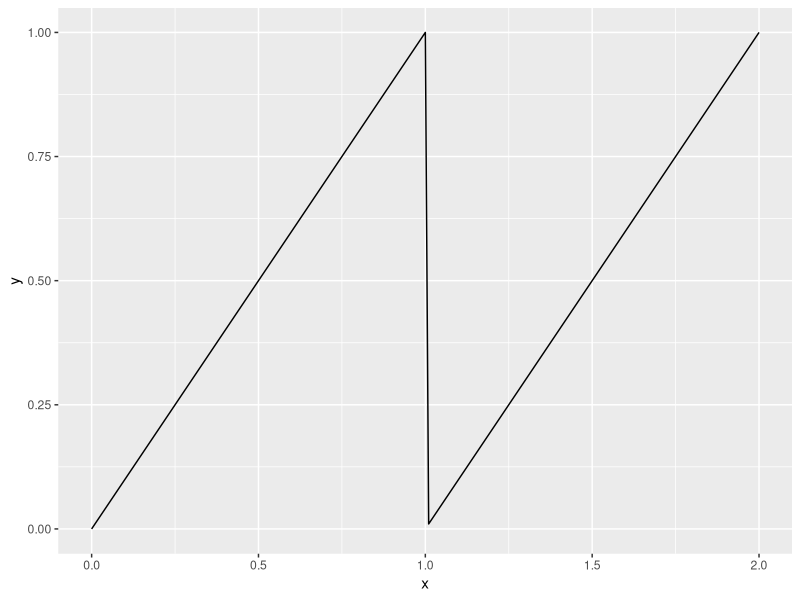
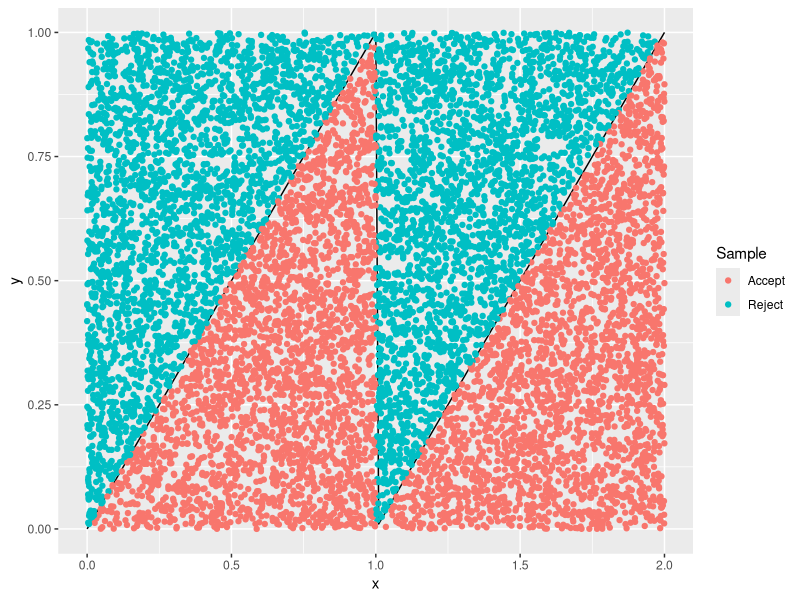
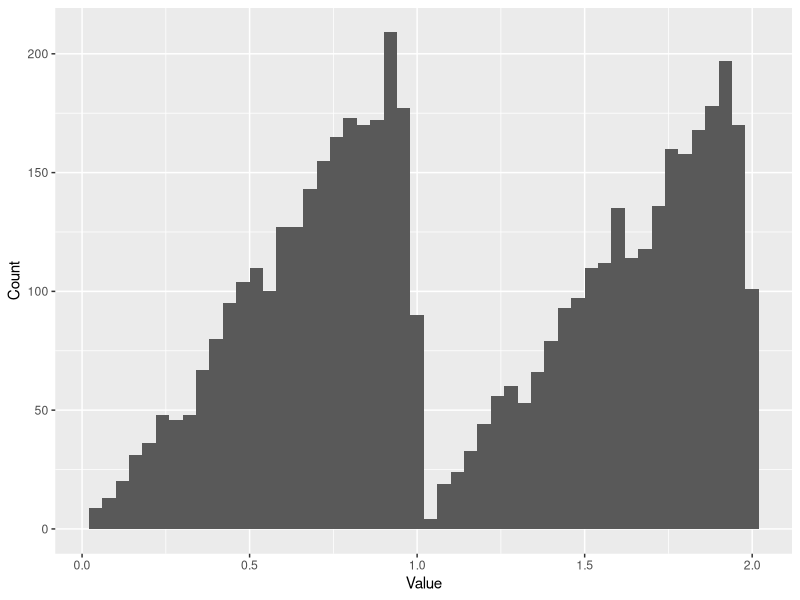

Here is the R script that generated these plots, in order:
## ---- chunk 1
library(ggplot2)
set.seed(3452)
## ---- chunk 2
zig.zag <- function(x) {
    if (0 <= x && x <= 1) x
    else if (1 < x && x <= 2) x - 1
    else 0
}

x <- seq(0, 2, by = 0.01)
y <- sapply(x, zig.zag)

qplot(x, y, geom = 'line')
## ---- chunk 3
# We want 5000 samples from our zig-zag distribution
N <- 5000
i <- 1
draws <- c()
ret <- c()

while (i <= N) {
    # Draw a number along the width of the box
    # (the support of zig-zag)
    T <- runif(1, min=0, max=2)
    # Draw a number along the height of the box
    U <- runif(1, min=0, max=1)

    draws <- rbind(draws, c(T, U))

    # If the point is under the zig-zag,
    # accept it
    if (U <= zig.zag(T)) {
        ret <- c(ret, T)
        i <- i + 1
    }
    # Otherwise, try again
}

summary(ret)
## ---- chunk 4
draws <- as.data.frame(draws)
draws[,3] <- factor(draws[,2] <= sapply(draws[,1], zig.zag),
                    levels=c(TRUE, FALSE),
                    labels=c("Accept", "Reject"))
names(draws) <- c("T", "U", "Sample")

ggplot() +
  geom_line(aes(x, y)) +
  geom_point(aes(x=T, y=U, color=Sample), data=draws)
## ---- chunk 5
qplot(ret, binwidth=2.0/50.0) + xlab("Value") + ylab("Count")
